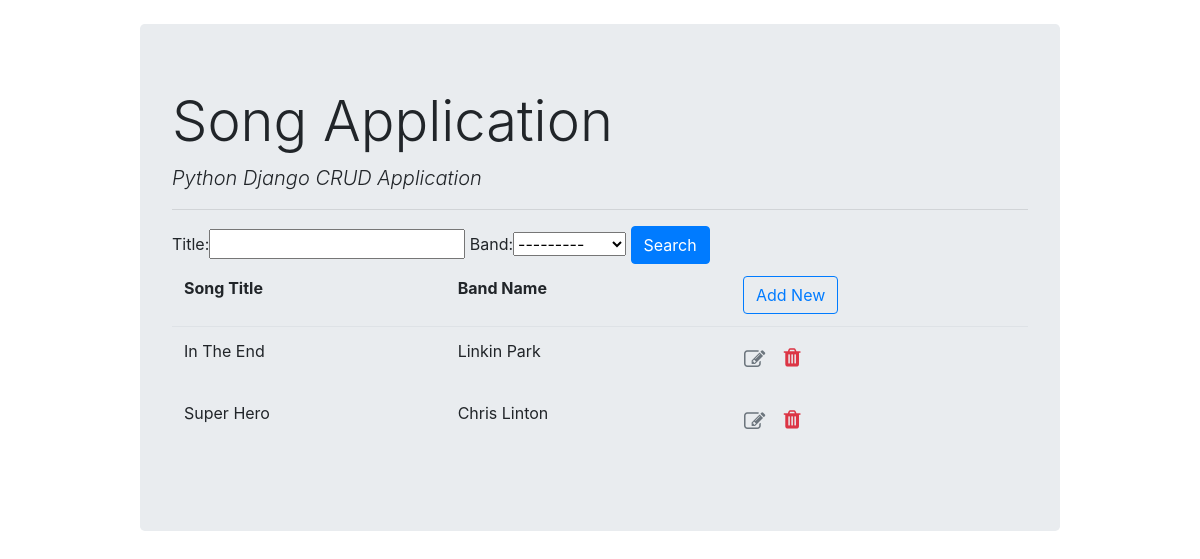
The app's page /songApp/song_list/, older data.
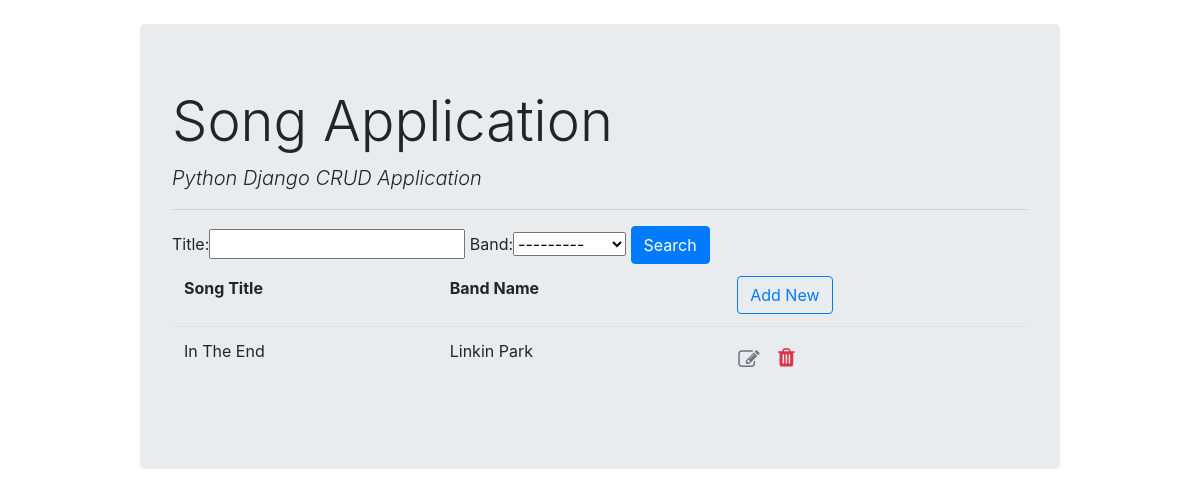
The same page, newer data.
### songApp/models.py (models this page shows, shortened)
class Songs(models.Model):
    title = models.CharField(max_length=100)
    created = models.DateTimeField(auto_now_add=True)
    band = models.ForeignKey(Band, on_delete=models.CASCADE)

class Band(models.Model):
    name = models.CharField(max_length=100)
    def __str__(self):
        return self.name

### songApp/views.py (the view)
# urls.py: path('song_list/', views.List, name='song_list'),
def List(request):
    song_list = Songs.objects.all()
    myFilter = SongsFilter(request.GET, queryset=song_list)
    song_list = myFilter.qs
    context = {
        'song_list': song_list,
        'myFilter': myFilter
    }
    return render(request, 'song_list.html', context)

### templates/song/song_list.html
{% extends 'main.html' %}
{% block content %}
<div class="row">
    <div class="col">
        <form action="" method="GET">
            {{myFilter.form }}
            <button type="submit" class="btn btn-primary">Search</button>
        </form>
    </div>
</div>
<table class="table table-borderless">
    <thead class="border-bottom font-weight-bold">
        <td>Song Title</td>
        <td>Band Name</td>
        <td>
            <a href="{% url 'index'%}" class="btn btn-outline-primary">Add New</a>
        </td>
    </thead>
    <tbody>
        {% for song in song_list %}
        <tr>
            <td>{{ song.title }}</td>
            <td>{{ song.band }}</td>
            <td>
                <a href="{% url 'song_update' song.id %}" class="btn text-secondary px-0"><i
                        class="fa fa-edit fa-lg"></i></a>
                <a href="{% url 'delete_song' song.id %}" class="btn"><i
                        class="fa fa-trash fa-lg text-danger float-right"></i></a>
            </td>
        </tr>
        {% endfor %}
    </tbody>
</table>
{% endblock %}

Row changes from the older to the newer data that the page shows:
removed Songs: title "Super Hero", band "Chris Linton"
